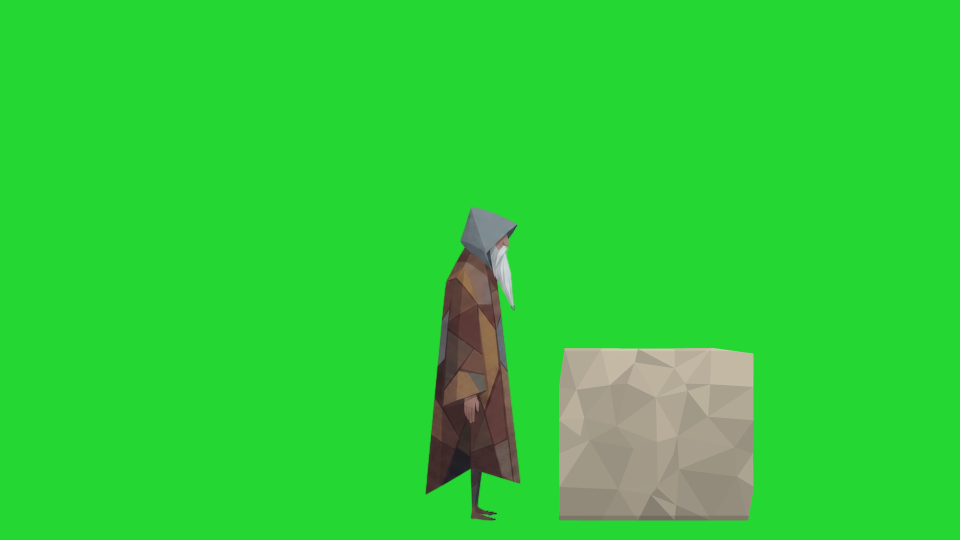
#> input picture raw/master_mason/anim/_fuentes/referencia_empujar_fin.png, 1920 x 1080 px, given in place of c_01.png, which was not available (shown at 1/2 size)
$ python referencias_trepar_bajar.py
#> lines starting #> are read from the running program, lines starting #| are printed output that depends on the picture; after the words box and inside, x2 and y2 are one past the last pixel; in counts of white or black regions, pixels touching at a corner belong together; pictures that were not available may be replaced by others from this repository, and a replacement may not be noted
### raw/master_mason/anim/_fuentes/referencias_empujar.py
"""Referencias 1920x1080 para el video de EMPUJAR (Flow, fotogramas a video):
  referencia_empujar[_v2]_inicio.png  el reposo del juego (magnus_respirando
      c_01, sin baston: el guardado lo pinta el juego encima) con un sillar
      delante;
  referencia_empujar[_v2]_fin.png     lo mismo desplazado D a la derecha (lo
      que lo ha empujado).
Variantes:
  v1  prompt_empujar.txt: sillar mediano, algo por encima de la cintura, a medio
      paso (las manos acaban en su filo de arriba).
  v2  prompt_empujar_v2.txt: sillar alto (hasta los hombros) con la cara de
      empuje recta, a un brazo de distancia: empuja a media altura con las
      manos enteras planas y en vertical, como una puerta. Las manos a ~0,45
      del alto valen para el sillar de v1 (filo a 0,55) y para todo lo mas alto.
Casilla master 1:1 (584x720), pies en y=1040, croma #24D732. El sillar es de
relleno (low-poly, piedra clara para separarlo bien de la tunica oscura): se
quita al montar y el juego pone sus objetos. referencias_trepar_bajar.py usa el
mismo sillar mediano (sillar() y VARIANTES['v1']) para subirse a el.
  python referencias_empujar.py [v1|v2] [carpeta de salida; por defecto esta]"""
import os
import sys

import numpy as np
from PIL import Image, ImageDraw
from scipy.spatial import Delaunay

AQUI = os.path.dirname(os.path.abspath(__file__))
ANIM = os.path.dirname(AQUI)
VERDE = (36, 215, 50, 255)
SS = 3                                        # supermuestreo del sillar
# alto y ancho del sillar y hueco de la punta del pie a su cara (fracciones del
# alto del peregrino), cara de empuje recta, puntos de las caras, sufijo
VARIANTES = {
    'v1': (0.55, 0.62, 0.20, False, 26, ''),
    'v2': (0.90, 0.70, 0.35, True, 46, '_v2'),
}


# [9 lines left out: function peregrino, not called in this run]


def sillar(w, h, recta=False, puntos=26, semilla=7):
    """Bloque de piedra low-poly de perfil: contorno algo picado y caras planas;
    recta: la cara de la izquierda (la de empuje) sin picar."""
    rng = np.random.default_rng(semilla)
    W, Hh = w * SS, h * SS
    c = 11 * SS                               # chaflan de las esquinas
    borde = []
    # cuatro lados con las esquinas achaflanadas; la base, recta (apoya en el suelo)
    for (x0, y0), (x1, y1) in (((c, 0), (W - c, 0)), ((W, c), (W, Hh - 2)), ((W - c, Hh), (c, Hh)), ((0, Hh - 2), (0, c))):
        for i in range(5):
            t = i / 5
            x, y = x0 + (x1 - x0) * t, y0 + (y1 - y0) * t
            if i > 0 and x0 == x1:            # pica los costados (la cara de empuje, recta en v2)
                picado = rng.uniform(-1.5, 1.5) * SS
                if not (recta and x0 == 0):
                    x += picado
            elif i > 0 and y0 == 0:           # y el filo de arriba
                y += rng.uniform(-1.5, 1.5) * SS
            borde.append((x, y))
    pts = list(borde)
    for _ in range(puntos):
        pts.append((rng.uniform(0.08, 0.92) * W, rng.uniform(0.08, 0.92) * Hh))
    pts = np.array(pts)
    tri = Delaunay(pts)
    img = Image.new('RGBA', (W, Hh), (0, 0, 0, 0))
    mask = Image.new('L', (W, Hh), 0)
    ImageDraw.Draw(mask).polygon([tuple(p) for p in borde], fill=255)
    d = ImageDraw.Draw(img)
    base = np.array([172, 163, 145], float)  # caliza clara, algo gris: piedra, no carton
    for s in tri.simplices:
        p = pts[s]
        cy = p[:, 1].mean() / Hh
        luz = 1.08 - 0.22 * cy + rng.uniform(-0.09, 0.09)   # mas claro arriba, caras marcadas
        col = tuple(int(v) for v in np.clip(base * luz, 0, 255)) + (255,)
        d.polygon([tuple(q) for q in p], fill=col)
    # filo de arriba algo mas claro y pie algo mas oscuro, como el sombreado del personaje
    arr = np.asarray(img).astype(float)
    yy = np.arange(Hh)[:, None]
    arr[..., :3] *= np.where(yy < 6 * SS, 1.07, 1.0)[..., None]
    arr[..., :3] *= np.where(yy > Hh - 10 * SS, 0.86, 1.0)[..., None]
    arr[..., 3] = np.asarray(mask)
    img = Image.fromarray(np.clip(arr, 0, 255).astype(np.uint8))
    return img.resize((w, h), Image.LANCZOS)


# [22 lines left out: function main, not called in this run]


# [2 lines that do not run on import are left out]

### raw/master_mason/anim/_fuentes/referencias_trepar_bajar.py
"""Referencias 1080x1920 (9:16) para los videos de TREPAR un muro alto y de
BAJAR de el de un saltito (prompt_trepar.txt, prompt_bajar_saltando.txt; Flow,
fotogramas a video). Empiezan y acaban en el reposo del juego (peregrino_respirando
c_01, sin baston: el guardado lo pinta el juego encima):
  referencia_trepar_inicio.png  abajo, pegado al muro (mirando a la derecha)
  referencia_trepar_fin.png     de pie encima del muro, un paso dentro del borde
  referencia_bajar_inicio.png   de pie encima del muro, junto al borde
  referencia_bajar_fin.png      abajo, a un paso largo del muro (donde cae)
En vertical porque abajo y arriba no caben en 16:9 con el personaje a su tamano
de master (1:1, como todas las referencias): el muro mide 1,15 del alto del
peregrino (algo por encima de la capucha: llega al borde con los brazos en alto).
Suelo en y=1880, croma #24D732. El muro es de relleno (sillares low-poly de
piedra clara, como el de empujar): esta quieto, asi que se quita restando su
imagen.
Y para SUBIRSE A UN SILLAR MEDIANO (prompt_trepar_mediano.txt), en 16:9 (1920x1080,
suelo en y=1040: a esta altura cabe de pie arriba), con el mismo sillar del
empuje v1 (0,55 del alto, referencias_empujar.py):
  referencia_trepar_mediano_inicio.png  abajo, pegado al sillar
  referencia_trepar_mediano_fin.png     de pie encima del sillar
Y para CAER de algo alto (prompt_caer.txt), otra vez en vertical, con una
plataforma de 1,8 del alto (la de bajar de un saltito, mas alta):
  referencia_caer_inicio.png  de pie encima, junto al borde
  referencia_caer_fin.png     abajo, al pie, donde se levanta  python referencias_trepar_bajar.py [carpeta de salida; por defecto esta]"""
import os
import sys

import numpy as np
from PIL import Image, ImageDraw
from scipy.spatial import Delaunay

AQUI = os.path.dirname(os.path.abspath(__file__))
ANIM = os.path.dirname(AQUI)
SALIDA = sys.argv[1] if len(sys.argv) > 1 else AQUI
VERDE = (36, 215, 50, 255)
ANCHO, ALTO, SUELO = 1080, 1920, 1880         # SUELO: fila de la planta del pie abajo
SS = 3                                        # supermuestreo del muro

rep = Image.open(os.path.join(ANIM, 'peregrino_respirando', '04_limpios', 'c_01.png')).convert('RGBA')
op = np.asarray(rep)[..., 3] > 128
#> op: shape (1080, 1920) bool; every value is 1
ys, xs = np.where(op)
H = ys.max() - ys.min()                       # 627: alto del peregrino
#> H = 1079
PIE_Y = ys.max()                              # 677
#> PIE_Y = 1079
pies = np.where(op[PIE_Y - 25:PIE_Y + 1].any(0))[0]
#> pies = 1920 values from 0 to 1919
TALON, PUNTA = pies.min(), pies.max()         # 285 y 336
#> TALON = 0; PUNTA = 1919
ESPALDA, DELANTE = xs.min(), xs.max()         # 194 y 383
#> ESPALDA = 0; DELANTE = 1919

HM = round(1.15 * H)                          # alto del muro
#> HM = 1241
ARRIBA = SUELO - HM + 1                       # fila de arriba del muro (la base en SUELO)
#> ARRIBA = 640
WM = 600                                      # ancho del muro que se ve
# trepar: el muro a la derecha, su cara en CARA_T
CARA_T = ANCHO - WM
PEGADO = round(0.08 * H)                      # de la punta del pie a la cara: el abrigo casi la toca
#> PEGADO = 86
DENTRO = round(0.22 * H)                      # del borde al talon, de pie arriba al acabar
#> DENTRO = 237
# bajar: el muro a la izquierda, su borde en BORDE_B
BORDE_B = 540
ASOMA = round(0.10 * H)                       # de la punta del pie al borde, arriba al empezar
#> ASOMA = 108
CAE = round(0.35 * H)                         # del pie del muro al talon, abajo al acabar (saltito)
#> CAE = 378


def muro(w, h, semilla=11):
    """Muro de sillares low-poly visto de lado: hiladas con las juntas
    desfasadas, cada sillar con sus caras planas; la cara y el filo de arriba,
    rectos."""
#> called with w = 600, h = 1241, semilla = 11
    rng = np.random.default_rng(semilla)
    W, Hh = w * SS, h * SS
#> W = 1800; Hh = 3723
    img = Image.new('RGBA', (W, Hh), (118, 110, 96, 255))   # el mortero, en las juntas
    d = ImageDraw.Draw(img)
    junta = 3 * SS
    hiladas = max(1, round(h / 144.2))        # hiladas de ~144 px: 5 en el muro de 1,15
#> hiladas = 9
    alto = Hh / hiladas
#> alto = 413.7
    base = np.array([172, 163, 145], float)  # caliza clara, la del sillar de empujar
    for f in range(hiladas):
        y0, y1 = f * alto, (f + 1) * alto
        x = 0.0
        while x < W - 1:
            largo = rng.uniform(1.1, 1.8) * alto
            if x == 0 and f % 2 == 1:         # hiladas alternas, juntas desfasadas
                largo *= 0.55
            x0, x1 = x, min(W, x + largo)
            if W - x1 < 0.5 * alto:           # sin trocitos al final
                x1 = W
            bx0 = x0 + (junta / 2 if x0 > 0 else 0)
            bx1 = x1 - (junta / 2 if x1 < W else 0)
            by0 = y0 + (junta / 2 if f > 0 else 0)
            by1 = y1 - (junta / 2 if f < hiladas - 1 else 0)
            pts = [(bx0, by0), (bx1, by0), (bx1, by1), (bx0, by1),
                   ((bx0 + bx1) / 2, by0), ((bx0 + bx1) / 2, by1), (bx0, (by0 + by1) / 2), (bx1, (by0 + by1) / 2)]
            for _ in range(7):
                pts.append((rng.uniform(bx0, bx1), rng.uniform(by0, by1)))
            pts = np.array(pts)
            tono = rng.uniform(-0.05, 0.05)   # cada sillar algo distinto
            for s in Delaunay(pts).simplices:
                p = pts[s]
                cy = (p[:, 1].mean() - by0) / (by1 - by0)
                gy = p[:, 1].mean() / Hh
                luz = 1.08 - 0.12 * cy - 0.10 * gy + tono + rng.uniform(-0.07, 0.07)
                col = tuple(int(v) for v in np.clip(base * luz, 0, 255)) + (255,)
                d.polygon([tuple(q) for q in p], fill=col)
            x = x1
#> this loop made 9 passes
#> (y0, y1) on passes 1 to 8: (0, 413.7), (413.7, 827.3), (827.3, 1241), (1241, 1654.7), (1654.7, 2068.3), (2068.3, 2482), (2482, 2895.7), (2895.7, 3309.3)
    arr = np.asarray(img).astype(float)
    yy = np.arange(Hh)[:, None]
    arr[..., :3] *= np.where(yy < 5 * SS, 1.07, 1.0)[..., None]       # filo de arriba, a la luz
    arr[..., :3] *= np.where(yy > Hh - 8 * SS, 0.88, 1.0)[..., None]  # pie del muro
    img = Image.fromarray(np.clip(arr, 0, 255).astype(np.uint8))
    return img.resize((w, h), Image.LANCZOS)


m = muro(WM, HM)
m_bajar = m.transpose(Image.FLIP_LEFT_RIGHT)  # la cara recta, a la derecha: el borde del que baja
X_ABAJO_T = CARA_T - PEGADO - PUNTA
#> X_ABAJO_T = -1525
X_ARRIBA_T = CARA_T + DENTRO - TALON
#> X_ARRIBA_T = 717
X_ARRIBA_B = BORDE_B - ASOMA - PUNTA
#> X_ARRIBA_B = -1487
X_ABAJO_B = BORDE_B + CAE - TALON
#> X_ABAJO_B = 918
Y_ABAJO = SUELO - PIE_Y
#> Y_ABAJO = 801
Y_ARRIBA = ARRIBA - 1 - PIE_Y                 # la planta del pie sobre el filo del muro
#> Y_ARRIBA = -440
casos = (('referencia_trepar_inicio.png', m, CARA_T, X_ABAJO_T, Y_ABAJO),
         ('referencia_trepar_fin.png', m, CARA_T, X_ARRIBA_T, Y_ARRIBA),
         ('referencia_bajar_inicio.png', m_bajar, BORDE_B - WM, X_ARRIBA_B, Y_ARRIBA),
         ('referencia_bajar_fin.png', m_bajar, BORDE_B - WM, X_ABAJO_B, Y_ABAJO))
for nombre, img_muro, xm, x0, y0 in casos:
    lien = Image.new('RGBA', (ANCHO, ALTO), VERDE)
    lien.alpha_composite(img_muro, (max(xm, 0), ARRIBA), (max(-xm, 0), 0))
    lien.alpha_composite(rep, (x0, y0))
    lien.convert('RGB').save(os.path.join(SALIDA, nombre))
    print('%-30s peregrino x %d-%d, pies en %d' % (nombre, x0 + ESPALDA, x0 + DELANTE, y0 + PIE_Y))
#> this loop made 4 passes
#> (nombre, xm, x0, y0) on passes 1 to 4: ('referencia_trepar_inicio.png', 480, -1525, 801), ('referencia_trepar_fin.png', 480, 717, -440), ('referencia_bajar_inicio.png', -60, -1487, -440), ('referencia_bajar_fin.png', -60, 918, 801)
#> (printed output is left out)
#> pass 1, `lien.convert('RGB').save(os.path.join(SALIDA, nombre))`:
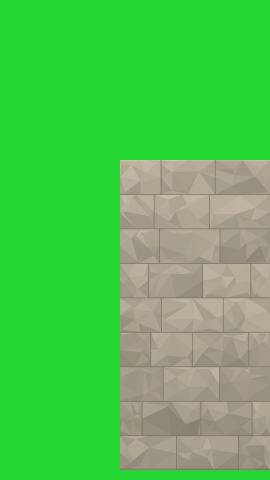
#> saved as referencia_trepar_inicio.png: PIL image 1080x1920 RGB (shown at 1/4 size); mean R, G, B 82.5, 194.1, 82.1
#> after the loop:
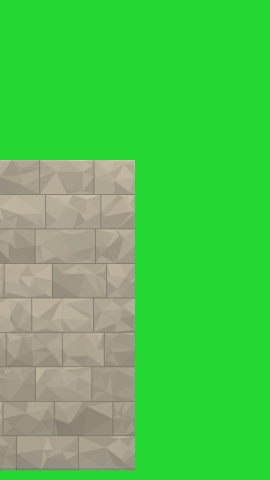
#> lien: PIL image 1080x1920 RGBA (shown at 1/4 size); mean R, G, B, A 77.9, 196.2, 78.9, 255
print('H %d  muro %dx%d (arriba en %d)  trepar: cara %d  bajar: borde %d'
      % (H, WM, HM, ARRIBA, CARA_T, BORDE_B))
#| H 1079  muro 600x1241 (arriba en 640)  trepar: cara 480  bajar: borde 540

# Subirse al sillar mediano (el del empuje v1), en 16:9
sys.path.insert(0, AQUI)
import referencias_empujar as E               # noqa: E402

fb, fw = E.VARIANTES['v1'][:2]
hs, ws = round(fb * H), round(fw * H)         # 345 x 389
#> hs = 593; ws = 669
sillar_m = E.sillar(ws, hs)                   # el mismo sillar del empuje v1
#> in sillar, `W, Hh = w * SS, h * SS`: W = 2007; Hh = 1779
#> the loop in sillar, `for (x0, y0), (x1, y1) in (((c, 0), (W - c, 0)), ((W, c), (W, Hh - 2))..` made 4 passes
#> (x0, y0, x1, y1) on passes 1 to 4: (33, 0, 1974, 0), (2007, 33, 2007, 1777), (1974, 1779, 33, 1779), (0, 1777, 0, 33)
#> after the loop in sillar, `for (x0, y0), (x1, y1) in (((c, 0), (W - c, 0)), ((W, c), (W, Hh - 2))..`: borde = 20 items, first 6: (33, 0), (421.2, 1.13), (809.4, 3.57), (1197.6, 2.48), (1585.8, -2.47), (2007, 33)
#> in sillar, `pts = list(borde)`: pts has the same summary as borde
#> after the loop in sillar, `for _ in range(puntos):`: pts = 46 pairs, first value -1.99 to 2010.4, second value -2.47 to 1779
#> in sillar, `ImageDraw.Draw(mask).polygon([tuple(p) for p in borde], fill=255)`:
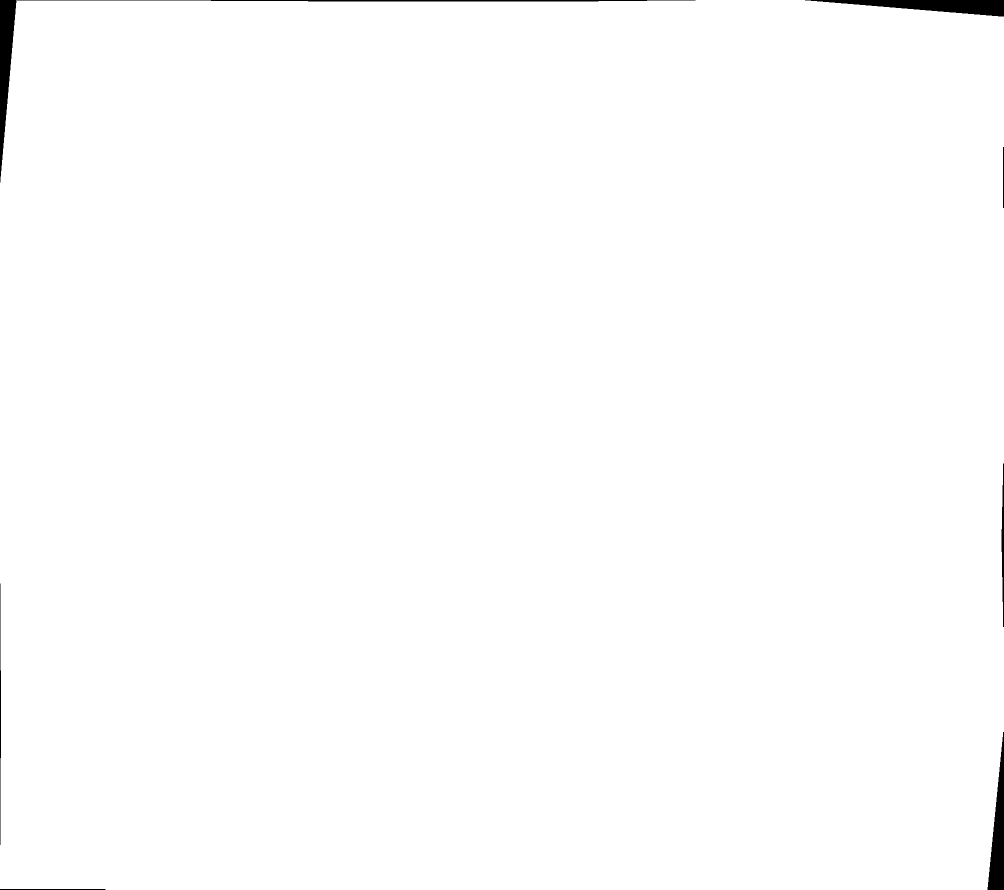
#> mask: PIL image 2007x1779 L (shown at 1/2 size); 99.4% white; 8 black regions, largest, box (x1, y1, x2, y2) and area: (1610, 0, 2007, 33) 6731, (0, 0, 33, 365) 6118, (1975, 1464, 2007, 1779) 5120
#> the loop in sillar, `for s in tri.simplices:` made 77 passes
#> (s, p, cy, luz, col) on passes 1 to 4: ([22, 9, 10], [[1838.9, 1326.8], [2009.9, 1428.2], [1974, 1779]], 0.85, 0.882, (151, 143, 127, 255)), ([6, 5, 7], [[2005.2, 381.8], [2007, 33], [2010.4, 730.6]], 0.215, 0.986, (169, 160, 142, 255)), ([6, 33, 5], [[2005.2, 381.8], [1559.9, 373.1], [2007, 33]], 0.148, 1.03, (177, 167, 149, 255)), ([44, 28, 36], [[1180.6, 1095.7], [1221.4, 910.6], [1239, 1250.8]], 0.61, 0.873, (150, 142, 126, 255))
#> in sillar, `return img.resize((w, h), Image.LANCZOS)`:
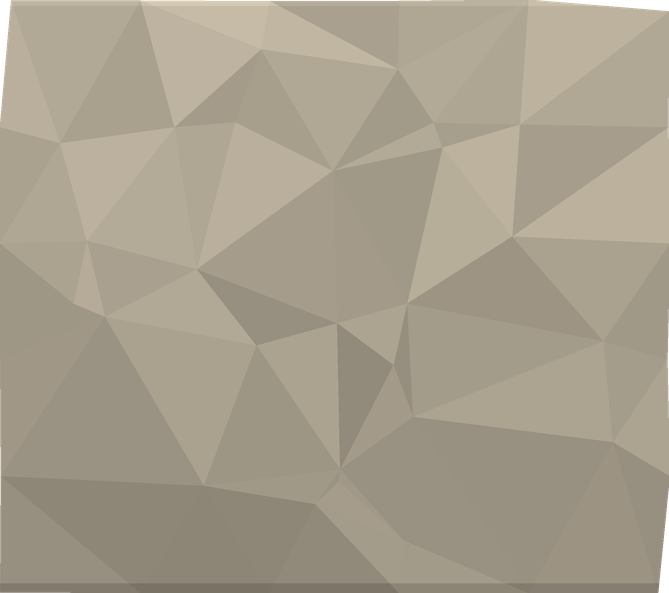
#> returned value: PIL image 669x593 RGBA; mean R, G, B, A 165.7, 156.9, 139.6, 253.4; transparent parts drawn white
SUELO_M = 1040
ARRIBA_M = SUELO_M - hs + 1                   # fila de arriba del sillar
#> ARRIBA_M = 448
# de la espalda al empezar al filo derecho del sillar, centrado en el cuadro
CARA_M = (1920 - (ws + PEGADO + PUNTA - ESPALDA)) // 2 + PEGADO + PUNTA - ESPALDA
#> CARA_M = 1628
for nombre, x0, y0 in (('referencia_trepar_mediano_inicio.png', CARA_M - PEGADO - PUNTA, SUELO_M - PIE_Y),
                       ('referencia_trepar_mediano_fin.png', CARA_M + DENTRO - TALON, ARRIBA_M - 1 - PIE_Y)):
    lien = Image.new('RGBA', (1920, 1080), VERDE)
    lien.alpha_composite(sillar_m, (CARA_M, ARRIBA_M))
    lien.alpha_composite(rep, (x0, y0))
    lien.convert('RGB').save(os.path.join(SALIDA, nombre))
    print('%-38s peregrino x %d-%d y %d-%d' % (nombre, x0 + ESPALDA, x0 + DELANTE, y0 + ys.min(), y0 + PIE_Y))
#> this loop made 2 passes
#> (nombre, x0, y0) on passes 1 to 2: ('referencia_trepar_mediano_inicio.png', -377, -39), ('referencia_trepar_mediano_fin.png', 1865, -632)
#> (printed output is left out)
#> lien: PIL image 1920x1080 RGBA
print('sillar mediano %dx%d, cara en %d, arriba en %d' % (ws, hs, CARA_M, ARRIBA_M))
#| sillar mediano 669x593, cara en 1628, arriba en 448

# CAER de algo alto (prompt_caer.txt), en vertical: una plataforma de 1,8 del alto
# (mas que el muro de bajar de un saltito); de pie arriba junto al borde, y abajo
# donde se levanta, al pie. (Si Flow bloquea el prompt, plan B sin plataforma:
# prompt_aterrizaje.txt, referencias en referencias_coger_tirar_tumbarse.py.)
HC = round(1.8 * H)
#> HC = 1942
ARRIBA_C = SUELO - HC + 1
#> ARRIBA_C = -61
m_caer = muro(WM, HC, semilla=12).transpose(Image.FLIP_LEFT_RIGHT)
#> call 2 of muro, with w = 600, h = 1942, semilla = 12
#> in muro (call 2), `W, Hh = w * SS, h * SS`: Hh = 5826
#> in muro (call 2), `img = Image.new('RGBA', (W, Hh), (118, 110, 96, 255))`:
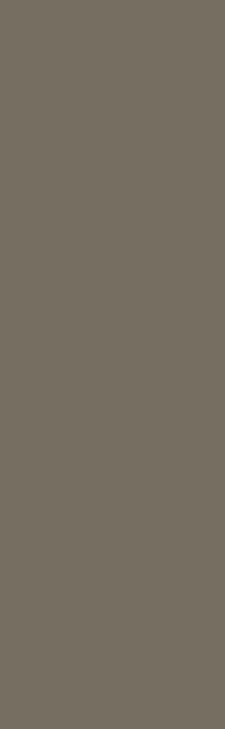
#> img: PIL image 1800x5826 RGBA (shown at 1/8 size); mean R, G, B, A 118, 110, 96, 255
#> in muro (call 2), `hiladas = max(1, round(h / 144.2))`: hiladas = 13
#> in muro (call 2), `alto = Hh / hiladas`: alto = 448.2
#> the loop in muro (call 2), `for f in range(hiladas):` made 13 passes
#> (y0, y1) on passes 1 to 8: (0, 448.2), (448.2, 896.3), (896.3, 1344.5), (1344.5, 1792.6), (1792.6, 2240.8), (2240.8, 2688.9), (2688.9, 3137.1), (3137.1, 3585.2)
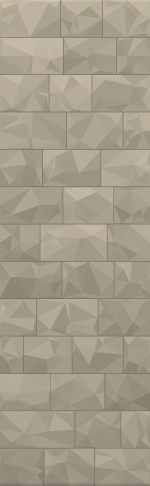
#> m_caer: PIL image 600x1942 RGBA (shown at 1/4 size); mean R, G, B, A 164.7, 156, 138.7, 255
CAE_C = round(0.30 * H)                       # del pie de la plataforma al talon, abajo
#> CAE_C = 324
for nombre, x0, y0 in (('referencia_caer_inicio.png', BORDE_B - ASOMA - PUNTA, ARRIBA_C - 1 - PIE_Y),
                       ('referencia_caer_fin.png', BORDE_B + CAE_C - TALON, SUELO - PIE_Y)):
    lien = Image.new('RGBA', (ANCHO, ALTO), VERDE)
    lien.alpha_composite(m_caer, (0, ARRIBA_C), (WM - BORDE_B, 0))
    lien.alpha_composite(rep, (x0, y0))
    lien.convert('RGB').save(os.path.join(SALIDA, nombre))
    print('%-30s peregrino x %d-%d y %d-%d' % (nombre, x0 + ESPALDA, x0 + DELANTE, y0 + ys.min(), y0 + PIE_Y))
#> this loop made 2 passes
#> (nombre, x0, y0) on passes 1 to 2: ('referencia_caer_inicio.png', -1487, -1141), ('referencia_caer_fin.png', 864, 801)
#> (printed output is left out)
#> pass 1, `lien.convert('RGB').save(os.path.join(SALIDA, nombre))`:
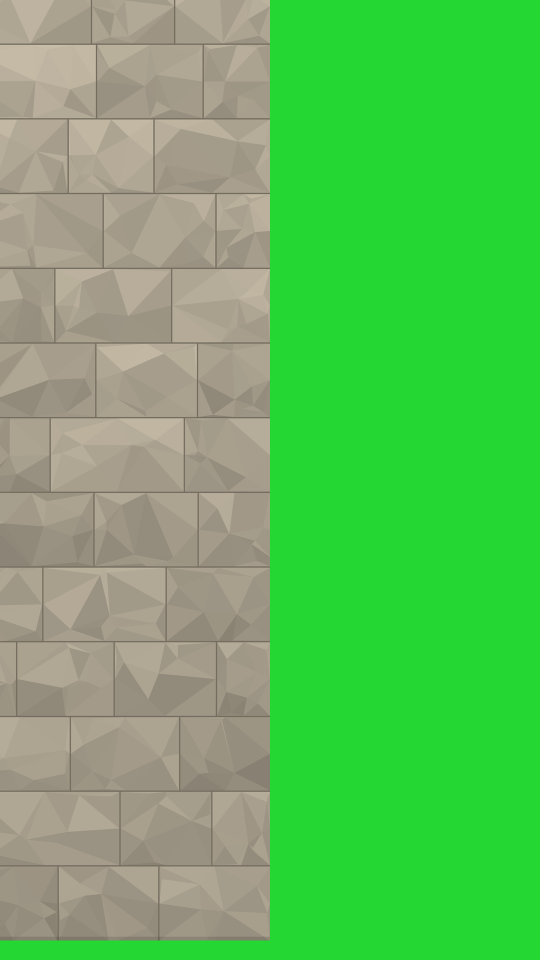
#> saved as referencia_caer_inicio.png: PIL image 1080x1920 RGB (shown at 1/2 size); mean R, G, B 98.7, 185.8, 93.2
print('plataforma de caer %dx%d, arriba en %d, borde en %d' % (WM, HC, ARRIBA_C, BORDE_B))
#| plataforma de caer 600x1942, arriba en -61, borde en 540
